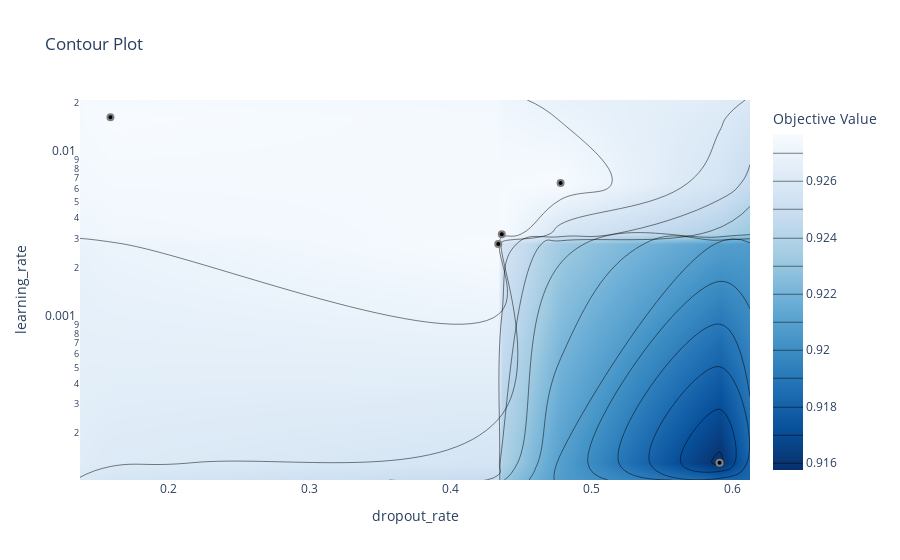

Notebook cell for this chart:
### Code cell
# plot the estimated accuracy surface over hyperparameters:
fig = optuna.visualization.plot_contour(study9, params=['learning_rate', 'dropout_rate'])
fig.show()

### Figure 1 — Plotly figure (JSON) as saved in the notebook; plotly's stock layout.template omitted (floating-point values rounded to 4 significant figures)
{"data": [{"colorbar": {"title": {"text": "Objective Value"}}, "colorscale": [[0, "rgb(247,251,255)"], [0.125, "rgb(222,235,247)"], [0.25, "rgb(198,219,239)"], [0.375, "rgb(158,202,225)"], [0.5, "rgb(107,174,214)"], [0.625, "rgb(66,146,198)"], [0.75, "rgb(33,113,181)"], [0.875, "rgb(8,81,156)"], [1, "rgb(8,48,107)"]], "connectgaps": true, "contours": {"coloring": "heatmap"}, "hoverinfo": "none", "line": {"smoothing": 1.3}, "reversescale": true, "type": "contour", "x": [0.1369, 0.1585, 0.4338, 0.4363, 0.4781, 0.5909, 0.6125], "y": [0.0001041, 0.0001324, 0.002792, 0.003195, 0.006524, 0.0163, 0.02073], "z": [[null, null, null, null, null, null, null], [null, null, null, null, null, 0.9157, null], [null, null, 0.9277, null, null, null, null], [null, null, null, 0.9277, null, null, null], [null, null, null, null, 0.9277, null, null], [null, 0.9277, null, null, null, null, null], [null, null, null, null, null, null, null]]}, {"marker": {"color": "black", "line": {"color": "Grey", "width": 2}}, "mode": "markers", "showlegend": false, "type": "scatter", "x": [0.1585, 0.4363, 0.4781, 0.4338, 0.5909], "y": [0.0163, 0.003195, 0.006524, 0.002792, 0.0001324]}], "layout": {"title": {"text": "Contour Plot"}, "xaxis": {"range": [0.1369, 0.6125], "title": {"text": "dropout_rate"}}, "yaxis": {"range": [-3.983, -1.683], "title": {"text": "learning_rate"}, "type": "log"}}}
